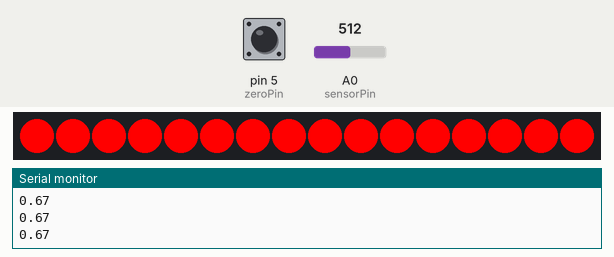
Recording of a sketch running on a simulated Arduino Uno, built with avr-gcc and run on an emulated ATmega328P. On the bench: 16 RGB LEDs in strip order, left to right, the last lines printed to the serial monitor. The test bench sets the inputs (shaded band); at power-on: A0 (sensorPin) = 512, pin 5 (zeroPin) HIGH.

Above: at 1.2 s.
1.3 s: A0 (sensorPin) set to 461
2.8 s: A0 (sensorPin) set to 429
At 3.8 s:
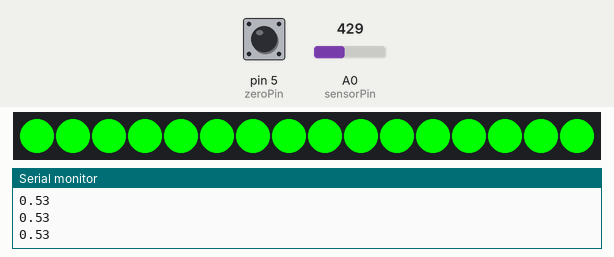
4.3 s: A0 (sensorPin) set to 372
5.8 s: A0 (sensorPin) set to 348
At 7.0 s:
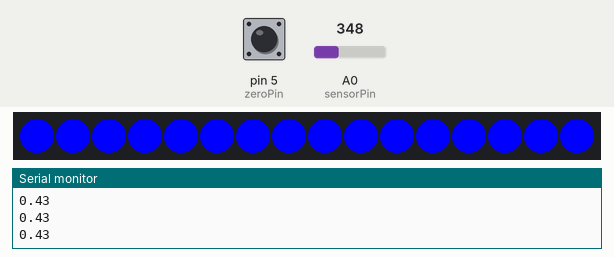
7.3 s: A0 (sensorPin) set to 511
At 8.4 s:
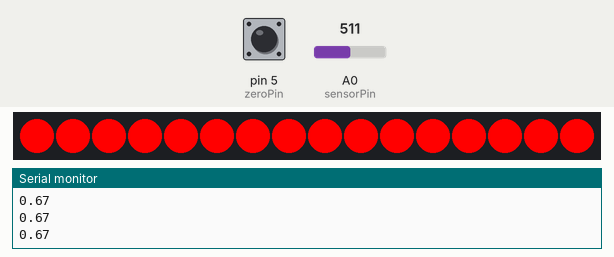
8.8 s: A0 (sensorPin) set to 306
At 9.5 s:
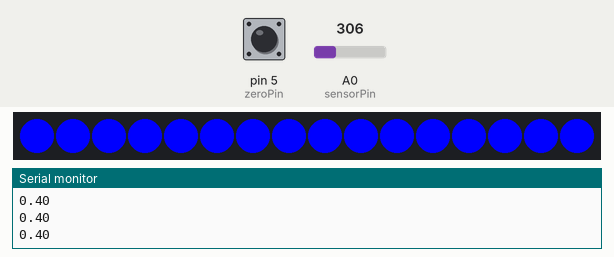
Timing chart, 0 to 11.3 s (numbered marks = the images above; inputs shaded):
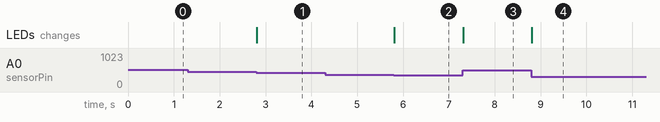

The sketch:

Truss-Main.ino
```cpp
// For now this is only for one member.
#include <Adafruit_NeoPixel.h>

// Variable Init
const int sensorPin = A0;
int sensorVal = 0;
float Vin = 5;
float Vout = 0;
const int zeroPin = 5;
int zeroState = 0;
// Reference resistor measurement
float Rref = 1;
float R = 0;

// LED pin setup
const int ledPin = 3;
const int pixelCount = 16;

// Led setup
Adafruit_NeoPixel strip = Adafruit_NeoPixel(pixelCount, ledPin, NEO_GRB + NEO_KHZ800);

void setup() {
  Serial.begin(9600);
  strip.begin();
  strip.show();
  pinMode(zeroPin, INPUT_PULLUP);
}

void loop() {
  sensorVal = analogRead(sensorPin);
  Vout = (Vin*sensorVal)/1023.0;
  R = Rref * (1/ ((Vin - Vout) -1));
  zeroState = digitalRead(zeroPin);
  Serial.println(R);

  // If / Then statement to handle LED display
  // Control
  float controlMin = 0.45;
  float controlMax = 0.55;
  if (controlMin <= R & controlMax >= R) {
    for (int i = 0; i < pixelCount; i++) {
      strip.setPixelColor(i, strip.Color(0, 255, 0));
    }
  } else if (R > controlMax) {
    for (int i = 0; i < pixelCount; i++) {
      strip.setPixelColor(i, strip.Color(255, 0, 0));
    }
  } else if (R < controlMin) {
    for (int i = 0; i < pixelCount; i++) {
      strip.setPixelColor(i, strip.Color(0, 0, 255));
    }
  } else {
    for (int i = 0; i < pixelCount; i++) {
      strip.setPixelColor(i, strip.Color(255, 255, 255));
    }
  }

  // Zero handling
  if (zeroState == HIGH) {
    R = 0;
  }

  strip.show();
}
```

Measured:
- the behaviour switches between 447 and 446 on A0 (sensorPin) (found by bisection; images 0 and 1)
- the behaviour switches between 364 and 363 on A0 (sensorPin) (found by bisection; images 1 and 2)
- after the input at 2.8 s, the LEDs: change at once (image 1)
- after the input at 5.8 s, the LEDs: change at once (image 2)
- after the input at 7.3 s, the LEDs: change at once (image 3)
- after the input at 8.8 s, the LEDs: change at once (image 4)
